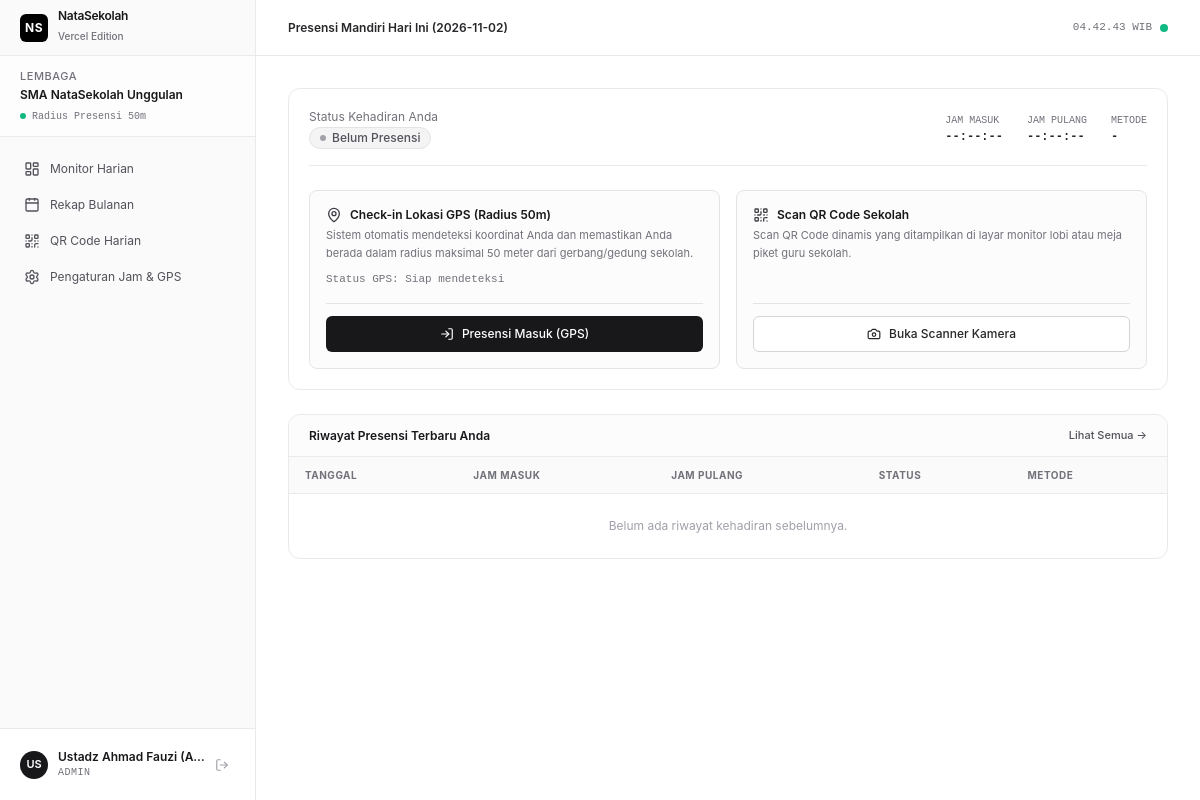
The app's page /attendance (signed in) with its own data.
### tables this page shows
CREATE TABLE institutions (
            id TEXT PRIMARY KEY,
            name TEXT NOT NULL,
            code TEXT UNIQUE NOT NULL,
            latitude REAL DEFAULT -7.9666,
            longitude REAL DEFAULT 112.6326,
            radius_meters INTEGER DEFAULT 50,
            qr_daily_token TEXT,
            created_at TIMESTAMP DEFAULT CURRENT_TIMESTAMP
        , work_start_time TEXT DEFAULT "07:15", late_cutoff_time TEXT DEFAULT "07:30", work_end_time TEXT DEFAULT "15:00");

CREATE TABLE users (
            id TEXT PRIMARY KEY,
            institution_id TEXT NOT NULL,
            username TEXT UNIQUE NOT NULL,
            password_hash TEXT NOT NULL,
            full_name TEXT NOT NULL,
            role TEXT NOT NULL CHECK(role IN ('ADMIN', 'TEACHER', 'STAFF')),
            nip TEXT,
            phone TEXT,
            is_active INTEGER DEFAULT 1,
            created_at TIMESTAMP DEFAULT CURRENT_TIMESTAMP,
            FOREIGN KEY (institution_id) REFERENCES institutions(id) ON DELETE CASCADE
        );

### server.py (the view)
@app.get("/attendance", response_class=HTMLResponse)
async def teacher_attendance_page(request: Request):
    user = get_current_user(request)
    if not user:
        return RedirectResponse(url="/login")
    today_str = datetime.now().strftime("%Y-%m-%d")
    conn = get_db()
    cur = conn.cursor()
    cur.execute("""
        SELECT * FROM teacher_attendance
        WHERE user_id = ? AND date = ?
    """, (user["id"], today_str))
    att_row = cur.fetchone()
    cur.execute("""
        SELECT * FROM teacher_attendance
        WHERE user_id = ?
        ORDER BY date DESC LIMIT 5
    """, (user["id"],))
    history_rows = cur.fetchall()
    conn.close()
    return templates.TemplateResponse(
        request=request,
        name="teacher_checkin.html",
        context={
            "user": user,
            "active_menu": "checkin",
            "today": today_str,
            "attendance": dict(att_row) if att_row else None,
            "history": [dict(r) for r in history_rows]
        }
    )

### templates/teacher_checkin.html (shortened to what this page needs)
{% extends "base.html" %}
{% block header_title %}Presensi Mandiri Hari Ini ({{ today }}){% endblock %}
{% block content %}
<div class="space-y-6">
  <div class="bg-white border border-[#eaeaea] rounded-xl p-5 shadow-xs">
    <div class="flex flex-col sm:flex-row sm:items-center justify-between gap-4 pb-4 border-b border-[#eaeaea]">
      <div>
        <div class="text-xs text-zinc-500">Status Kehadiran Anda</div>
        <div class="text-base font-semibold text-zinc-900 mt-0.5 flex items-center gap-2">
          {% if attendance %}
            {% if attendance.status == 'PRESENT' %}
              <span class="inline-flex items-center gap-1.5 px-2.5 py-0.5 rounded-full text-xs font-medium bg-emerald-50 text-emerald-700 border border-emerald-200">
                <span class="w-1.5 h-1.5 rounded-full bg-emerald-500"></span> Hadir Tepat Waktu
              </span>
            {% elif attendance.status == 'LATE' %}
              <span class="inline-flex items-center gap-1.5 px-2.5 py-0.5 rounded-full text-xs font-medium bg-amber-50 text-amber-700 border border-amber-200">
                <span class="w-1.5 h-1.5 rounded-full bg-amber-500"></span> Terlambat
              </span>
            {% elif attendance.status in ['SICK', 'EXCUSED'] %}
              <span class="inline-flex items-center gap-1.5 px-2.5 py-0.5 rounded-full text-xs font-medium bg-sky-50 text-sky-700 border border-sky-200">
                <span class="w-1.5 h-1.5 rounded-full bg-sky-500"></span> {{ attendance.status }}
              </span>
            {% endif %}
          {% else %}
            <span class="inline-flex items-center gap-1.5 px-2.5 py-0.5 rounded-full text-xs font-medium bg-zinc-100 text-zinc-600 border border-zinc-200">
              <span class="w-1.5 h-1.5 rounded-full bg-zinc-400"></span> Belum Presensi
            </span>
          {% endif %}
        </div>
      </div>
      <div class="flex items-center gap-6 font-mono text-xs">
        <div>
          <span class="text-zinc-500 block text-[10px] uppercase">Jam Masuk</span>
          <span class="font-semibold text-zinc-800 tabular">{{ attendance.check_in_time if attendance else '--:--:--' }}</span>
        </div>
        <div>
          <span class="text-zinc-500 block text-[10px] uppercase">Jam Pulang</span>
          <span class="font-semibold text-zinc-800 tabular">{{ attendance.check_out_time if (attendance and attendance.check_out_time) else '--:--:--' }}</span>
        </div>
        <div>
          <span class="text-zinc-500 block text-[10px] uppercase">Metode</span>
          <span class="font-semibold text-zinc-800">{{ attendance.method if attendance else '-' }}</span>
        </div>
      </div>
    </div>
    <div class="mt-6 grid grid-cols-1 md:grid-cols-2 gap-4">
      <div class="p-4 rounded-lg border border-zinc-200 bg-zinc-50/50 flex flex-col justify-between">
        <div>
          <div class="flex items-center gap-2 text-zinc-900 font-semibold text-xs mb-1">
            <i data-lucide="map-pin" class="w-4 h-4 text-zinc-700"></i>
            <span>Check-in Lokasi GPS (Radius 50m)</span>
          </div>
          <p class="text-[11px] text-zinc-500 leading-relaxed">
            Sistem otomatis mendeteksi koordinat Anda dan memastikan Anda berada dalam radius maksimal 50 meter dari gerbang/gedung sekolah.
          </p>
          <div id="gps-status" class="text-[11px] font-mono mt-2 text-zinc-500">
            Status GPS: Siap mendeteksi
          </div>
        </div>
        <div class="mt-4 pt-3 border-t border-zinc-200 flex gap-2">
          {% if not attendance %}
          <button id="btn-gps-in" onclick="doGpsCheckIn('IN')" class="flex-1 h-9 rounded-md bg-zinc-900 hover:bg-zinc-800 text-white text-xs font-medium flex items-center justify-center gap-2 transition-colors">
            <i data-lucide="log-in" class="w-3.5 h-3.5"></i>
            <span>Presensi Masuk (GPS)</span>
          </button>
          {% elif not attendance.check_out_time %}
          <button id="btn-gps-out" onclick="doGpsCheckIn('OUT')" class="flex-1 h-9 rounded-md bg-zinc-900 hover:bg-zinc-800 text-white text-xs font-medium flex items-center justify-center gap-2 transition-colors">
            <i data-lucide="log-out" class="w-3.5 h-3.5"></i>
            <span>Presensi Pulang (GPS)</span>
          </button>
          {% else %}
          <div class="w-full py-2 text-center text-xs font-medium text-emerald-700 bg-emerald-50 rounded-md border border-emerald-200">
            Presensi hari ini sudah lengkap (Masuk & Pulang).
          </div>
          {% endif %}
        </div>
      </div>
      <div class="p-4 rounded-lg border border-zinc-200 bg-zinc-50/50 flex flex-col justify-between">
        <div>
          <div class="flex items-center gap-2 text-zinc-900 font-semibold text-xs mb-1">
            <i data-lucide="qr-code" class="w-4 h-4 text-zinc-700"></i>
            <span>Scan QR Code Sekolah</span>
          </div>
          <p class="text-[11px] text-zinc-500 leading-relaxed">
            Scan QR Code dinamis yang ditampilkan di layar monitor lobi atau meja piket guru sekolah.
          </p>
        </div>
        <div class="mt-4 pt-3 border-t border-zinc-200">
          {% if not attendance or not attendance.check_out_time %}
          <button onclick="startQrScanner()" class="w-full h-9 rounded-md border border-zinc-300 hover:bg-zinc-100 bg-white text-zinc-800 text-xs font-medium flex items-center justify-center gap-2 transition-colors">
            <i data-lucide="camera" class="w-3.5 h-3.5"></i>
            <span>Buka Scanner Kamera</span>
          </button>
          {% else %}
          <div class="w-full py-2 text-center text-xs font-medium text-emerald-700 bg-emerald-50 rounded-md border border-emerald-200">
            Presensi hari ini sudah tuntas.
          </div>
          {% endif %}
        </div>
      </div>
    </div>
  </div>
  <div class="bg-white border border-[#eaeaea] rounded-xl overflow-hidden shadow-xs">
    <div class="px-5 py-3 border-b border-[#eaeaea] bg-zinc-50/50 flex items-center justify-between">
      <h3 class="text-xs font-semibold text-zinc-900">Riwayat Presensi Terbaru Anda</h3>
      <a href="/my-history" class="text-[11px] font-medium text-zinc-600 hover:text-black">Lihat Semua &rarr;</a>
    </div>
    <div class="overflow-x-auto">
      <table class="w-full text-left text-xs">
        <thead class="bg-zinc-50 text-zinc-500 uppercase text-[10px] tracking-wider border-b border-[#eaeaea]">
          <tr>
            <th class="px-4 py-2.5">Tanggal</th>
            <th class="px-4 py-2.5">Jam Masuk</th>
            <th class="px-4 py-2.5">Jam Pulang</th>
            <th class="px-4 py-2.5">Status</th>
            <th class="px-4 py-2.5">Metode</th>
          </tr>
        </thead>
        <tbody class="divide-y divide-[#eaeaea] text-zinc-700 font-mono text-[11px]">
          {% for r in history %}
          <tr class="hover:bg-zinc-50/60">
            <td class="px-4 py-2.5 font-sans font-medium text-zinc-900">{{ r.date }}</td>
            <td class="px-4 py-2.5">{{ r.check_in_time or '-' }}</td>
            <td class="px-4 py-2.5">{{ r.check_out_time or '-' }}</td>
            <td class="px-4 py-2.5 font-sans">
              {% if r.status == 'PRESENT' %}
                <span class="px-2 py-0.5 rounded text-[10px] font-medium bg-emerald-50 text-emerald-700 border border-emerald-200">Hadir</span>
              {% elif r.status == 'LATE' %}
                <span class="px-2 py-0.5 rounded text-[10px] font-medium bg-amber-50 text-amber-700 border border-amber-200">Terlambat</span>
              {% else %}
                <span class="px-2 py-0.5 rounded text-[10px] font-medium bg-sky-50 text-sky-700 border border-sky-200">{{ r.status }}</span>
              {% endif %}
            </td>
            <td class="px-4 py-2.5 text-zinc-500">{{ r.method }}</td>
          </tr>
          {% else %}
          <tr>
            <td colspan="5" class="px-4 py-6 text-center text-zinc-400 font-sans text-xs">Belum ada riwayat kehadiran sebelumnya.</td>
          </tr>
          {% endfor %}
        </tbody>
      </table>
    </div>
  </div>
</div>
{% endblock %}

### templates/base.html (shortened to what this page needs)
<!DOCTYPE html>
<html lang="id" class="h-full bg-[#ffffff] text-[#171717]">
<head>
  <script src="https://cdn.tailwindcss.com"></script>
</head>
<body class="h-full flex antialiased selection:bg-zinc-900 selection:text-white">
  <aside id="main-sidebar" class="fixed inset-y-0 left-0 z-50 w-64 bg-[#fafafa] border-r border-[#eaeaea] flex flex-col transition-transform duration-200 ease-in-out -translate-x-full md:translate-x-0">
    <div class="h-14 px-5 border-b border-[#eaeaea] flex items-center justify-between">
      <div class="flex items-center gap-2.5">
        <div class="w-7 h-7 rounded-md bg-black text-white flex items-center justify-center font-bold text-xs tracking-wider shadow-2xs">
          NS
        </div>
        <div>
          <h1 class="text-xs font-semibold tracking-tight text-[#171717] leading-none">NataSekolah</h1>
          <span class="text-[10px] text-[#71717a] font-medium leading-tight">Vercel Edition</span>
        </div>
      </div>
    </div>
    <div class="px-5 py-3 border-b border-[#eaeaea] bg-white/60">
      <div class="text-[11px] font-medium text-zinc-500 uppercase tracking-wider">Lembaga</div>
      <div class="text-xs font-semibold text-zinc-900 truncate mt-0.5">{{ user.institution_name }}</div>
      <div class="flex items-center gap-1.5 mt-1.5">
        <span class="w-1.5 h-1.5 rounded-full bg-emerald-500 animate-pulse"></span>
        <span class="text-[10px] text-zinc-500 font-mono">Radius Presensi 50m</span>
      </div>
    </div>
    <nav class="flex-1 px-3 py-4 space-y-1 overflow-y-auto">
      {% if user.role == 'ADMIN' %}
      <a href="/admin/recap" class="flex items-center gap-2.5 px-3 py-2 text-xs rounded-md transition-colors {% if active_menu == 'recap' %}bg-zinc-200/80 text-black font-semibold shadow-2xs{% else %}text-zinc-600 hover:text-black hover:bg-zinc-100{% endif %}">
        <i data-lucide="layout-dashboard" class="w-4 h-4"></i>
        <span>Monitor Harian</span>
      </a>
      <a href="/admin/monthly" class="flex items-center gap-2.5 px-3 py-2 text-xs rounded-md transition-colors {% if active_menu == 'monthly' %}bg-zinc-200/80 text-black font-semibold shadow-2xs{% else %}text-zinc-600 hover:text-black hover:bg-zinc-100{% endif %}">
        <i data-lucide="calendar" class="w-4 h-4"></i>
        <span>Rekap Bulanan</span>
      </a>
      <a href="/admin/qr" class="flex items-center gap-2.5 px-3 py-2 text-xs rounded-md transition-colors {% if active_menu == 'qr' %}bg-zinc-200/80 text-black font-semibold shadow-2xs{% else %}text-zinc-600 hover:text-black hover:bg-zinc-100{% endif %}">
        <i data-lucide="qr-code" class="w-4 h-4"></i>
        <span>QR Code Harian</span>
      </a>
      <a href="/admin/settings" class="flex items-center gap-2.5 px-3 py-2 text-xs rounded-md transition-colors {% if active_menu == 'settings' %}bg-zinc-200/80 text-black font-semibold shadow-2xs{% else %}text-zinc-600 hover:text-black hover:bg-zinc-100{% endif %}">
        <i data-lucide="settings" class="w-4 h-4"></i>
        <span>Pengaturan Jam & GPS</span>
      </a>
      {% endif %}
    </nav>
    <div class="p-3 border-t border-[#eaeaea] bg-white">
      <div class="flex items-center justify-between p-2 rounded-md hover:bg-zinc-50 transition-colors">
        <div class="flex items-center gap-2.5 min-w-0">
          <div class="w-7 h-7 rounded-full bg-zinc-900 text-white flex items-center justify-center text-[11px] font-semibold flex-shrink-0">
            {{ user.full_name[:2].upper() }}
          </div>
          <div class="min-w-0">
            <div class="text-xs font-semibold text-zinc-900 truncate">{{ user.full_name }}</div>
            <div class="text-[10px] text-zinc-500 font-mono uppercase tracking-wider">{{ user.role }}</div>
          </div>
        </div>
        <a href="/logout" title="Keluar" class="p-1.5 text-zinc-400 hover:text-rose-600 hover:bg-rose-50 rounded-md transition-colors">
          <i data-lucide="log-out" class="w-3.5 h-3.5"></i>
        </a>
      </div>
    </div>
  </aside>
  <div class="flex-1 flex flex-col md:pl-64 min-w-0">
    <header class="h-14 border-b border-[#eaeaea] px-4 md:px-8 flex items-center justify-between bg-white/80 backdrop-blur-md sticky top-0 z-30">
      <div class="flex items-center gap-3">
        <span class="text-xs font-semibold text-zinc-800">{% block header_title %}Presensi Guru{% endblock %}</span>
      </div>
      <div class="flex items-center gap-2">
        <span class="text-[11px] font-mono text-zinc-500 tabular" id="realtime-clock">--:--:-- WIB</span>
        <span class="inline-block w-2 h-2 rounded-full bg-emerald-500"></span>
      </div>
    </header>
    <main class="flex-1 p-4 md:p-8 max-w-6xl w-full mx-auto">
      {% block content %}{% endblock %}
    </main>
  </div>
</body>
</html>

### templates/base.html (style rules this page uses)
.tabular { font-variant-numeric: tabular-nums; }

### records on screen
institutions: institution_name "SMA NataSekolah Unggulan"
users: full_name "US", full_name "Ustadz Ahmad Fauzi (A…", role "ADMIN"

### other values on screen
{{ today }} "2026-11-02"
{{ attendance.check_in_time if attendance else '--:--:--' }} "--:--:--"
{{ attendance.method if attendance else '-' }} "-"
